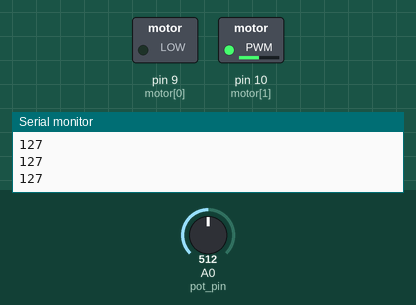
Recording of a sketch running on a simulated Arduino Uno, built with avr-gcc and run on an emulated ATmega328P. On the bench: switched loads named in the sketch (green lamp = pin HIGH), the last lines printed to the serial monitor. The test bench sets the inputs (shaded band); at power-on: A0 (pot_pin) = 512.

Above: at 1.2 s.
1.3 s: A0 (pot_pin) set to 716
At 1.7 s:
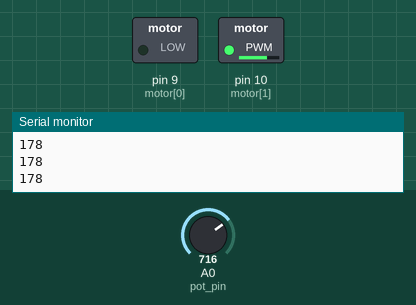
2.8 s: A0 (pot_pin) set to 900
At 3.8 s:
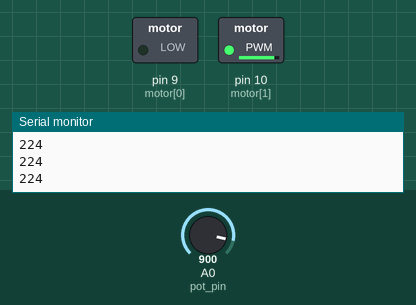
4.3 s: A0 (pot_pin) set to 122
At 4.8 s:
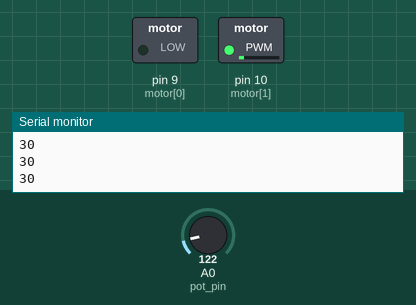
5.8 s: A0 (pot_pin) set to 0
At 7.0 s:
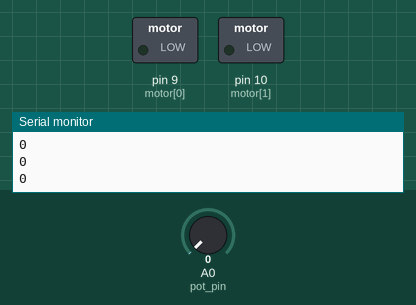
7.3 s: A0 (pot_pin) set to 511
At 8.7 s:
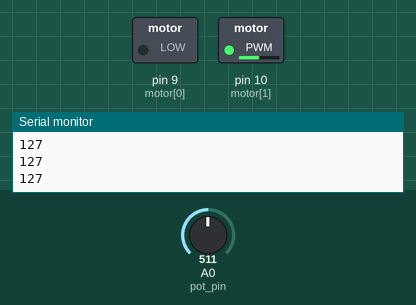
Timing chart, 0 to 9.8 s (numbered marks = the images above; inputs shaded):
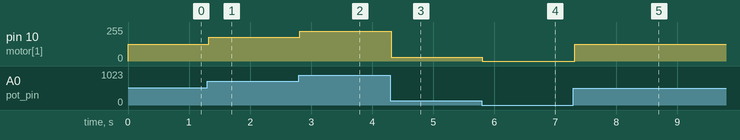

The sketch:

q4.4.2.ino
```cpp
int motor[] = {9, 10};
int pot_pin = 0;
int button_pin = 1;
int led_pin = 13;

void forward(int power)
{
  analogWrite(motor[0], power);
  analogWrite(motor[1], 0);
}

void backward(int power)
{
  analogWrite(motor[0], 0);
  analogWrite(motor[1], power);
}

void stop_motor()
{
  digitalWrite(motor[0], LOW);
  digitalWrite(motor[1], LOW);
}

void setup()
{
  Serial.begin(9600);

  int i;
  for (i = 0; i < 2; i++)
  {
    pinMode(motor[i], OUTPUT);
  }
}

void loop()
{
  int val = analogRead(pot_pin);
  int power = map(val, 0, 1023, 0, 255);
  Serial.println(power);

  if (digitalRead(button_pin))
  {
    forward(power);
  }
  else
  {
    backward(power);
  }
  delay(25);
}
```

Measured:
- after the input at 1.3 s, pin 10 (motor[1]): 127/255 → 178/255 at once
- after the input at 2.8 s, pin 10 (motor[1]): 178/255 → 224/255 at once
- after the input at 4.3 s, pin 10 (motor[1]): 224/255 → 30/255 at once
- after the input at 5.8 s, pin 10 (motor[1]): 30/255 → 0/255 at once
- after the input at 7.3 s, pin 10 (motor[1]): 0/255 → 127/255 at once
